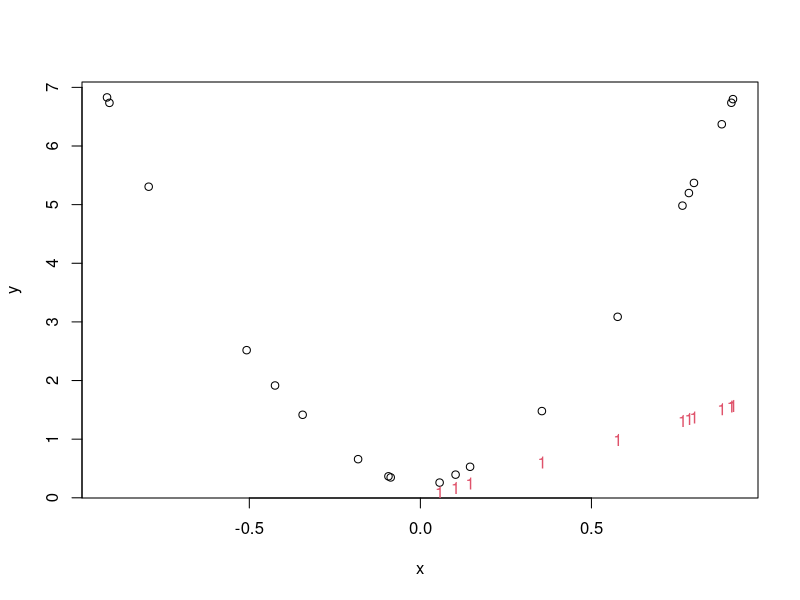
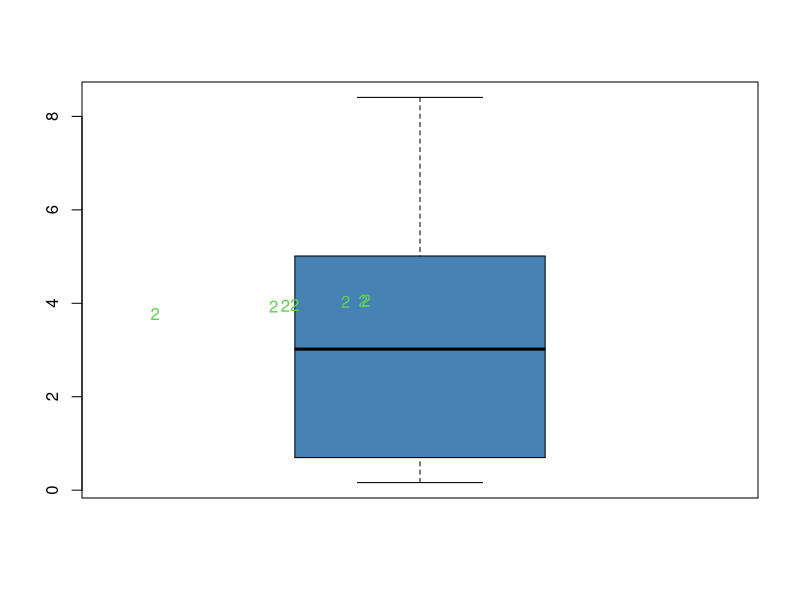
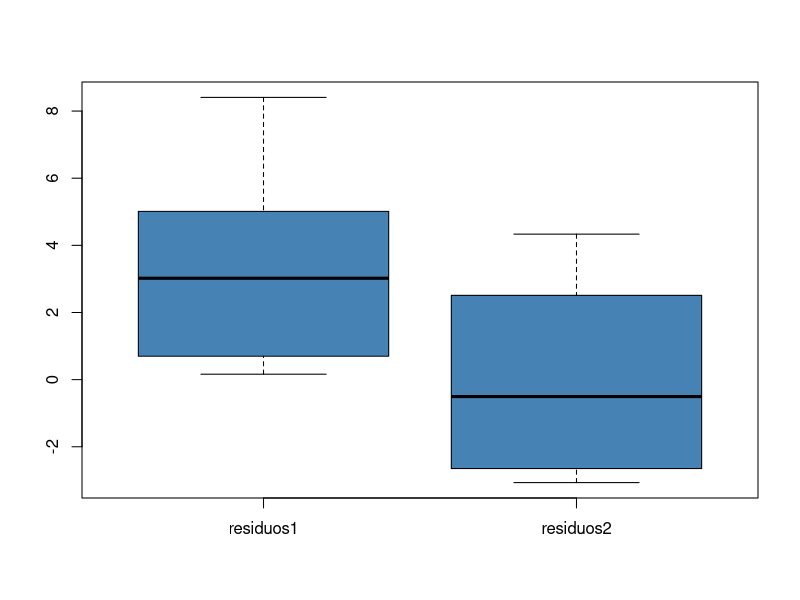
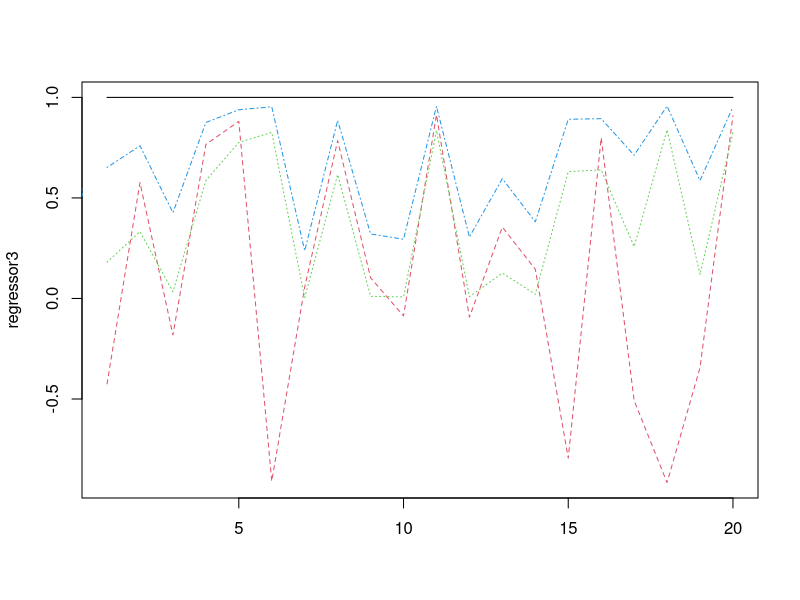
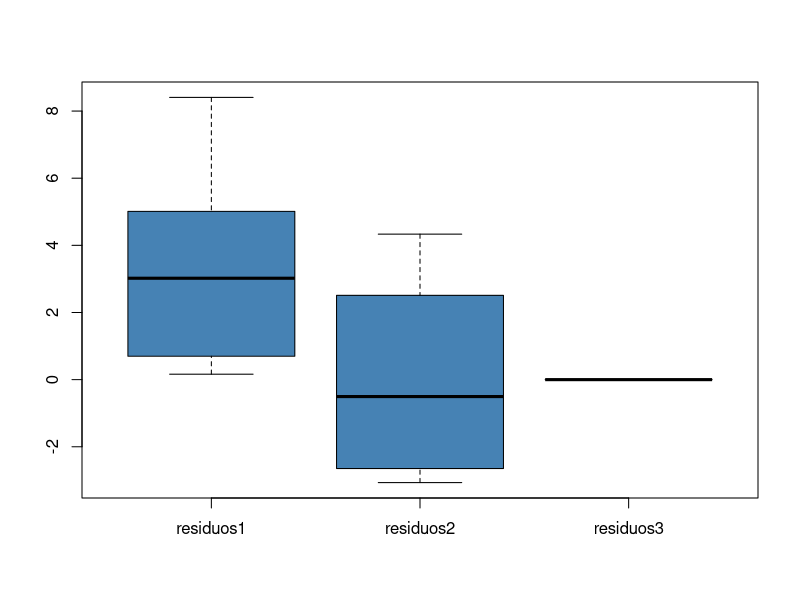

Recreate these plots in R, in order.
# LIMPAR O AMBIENTE
rm (list=ls())

set.seed(123)

# CRIAR O CONJUNTO DE DADOS
n = 20
minx = -1
maxx = 1

x = runif(n, minx, maxx)

y = 7 * x^2 + sqrt(abs(x))

plot(x, y)

#########################
#
# Usando modelo de regressão
# linear para predizer Y
# em funão de X
# Obs.: SEM o intercepto
#
#########################

regressor1 = x

# (X'X)⁻¹X'Y
# %*% (multiplicação matricial)
betas1 = solve(t(regressor1)%*%regressor1) %*% 
  t(regressor1) %*% y

# Y = b1 X1
previsao1 = betas1[1] * regressor1

points(x, previsao1, pch="1", col=2)

# VAMOS MEDIR A QUALIDADE DOS RESÍDUSO
# Erro absoluto medio = MAE (mean absolute error)

residuos1 = y - previsao1
mae1 = mean(abs(residuos1))
cat("MAE1=", mae1, "\n")

print(summary(residuos1))

boxplot(residuos1, col="steelblue")

#########################
#
# Usando modelo de regressão
# linear para predizer Y
# em funão de X
# Obs.: COM o intercepto
#
#########################

regressor2 = cbind(1,x)

# (X'X)⁻¹X'Y
# %*% (multiplicação matricial)
betas2 = solve(t(regressor2)%*%regressor2) %*% 
  t(regressor2) %*% y

# Y = b0 + b1*X1
previsao2 = betas2[1] * regressor2[,1] + betas2[2] * regressor2[,2]

points(x, previsao2, pch="2", col=3)

# VAMOS MEDIR A QUALIDADE DOS RESÍDUSO
# Erro absoluto medio = MAE (mean absolute error)

residuos2 = y - previsao2
mae2 = mean(abs(residuos2))
cat("MAE2=", mae2, "\n")

mean(y)
mean(previsao2)

print(summary(residuos2))

boxplot(cbind(residuos1,residuos2), col="steelblue")

#########################
#
# Usando modelo de regressão
# linear para predizer Y
# em funão de X
# Obs.: COM o intercepto
# e mais complexo
#########################

regressor3 = cbind(1,x,x^2,x^2/100,x^2*100, sqrt(abs(x)))

cor(regressor3)

# Conjunto de nao-colineares
regressor3 = regressor3[, c(1, 2, 3, 6)]

matplot(regressor3, type="l")

cor(regressor3)

# (X'X)⁻¹X'Y
# %*% (multiplicação matricial)
betas3 = solve(t(regressor3)%*%regressor3) %*% 
  t(regressor3) %*% y

# Y = b0 + b1*X1
#previsao3 = betas3[1] * regressor3[,1] + betas3[2] * regressor3[,2]
previsao3 = betas3[,1] %*% t(regressor3)

points(x, previsao3, pch="3", col=4)

# VAMOS MEDIR A QUALIDADE DOS RESÍDUSO
# Erro absoluto medio = MAE (mean absolute error)

residuos3 = y - previsao3
mae3 = mean(abs(residuos3))
cat("MAE3=", mae3, "\n")

residuos3 = residuos3[1,]

print(summary(residuos3))

boxplot(cbind(residuos1,residuos2,residuos3), col="steelblue")


# Usando códigos do R

#Sem o intercepto
modelo1 = lm ( y ~ 0 + x ) #linear model
print(summary(modelo1))

# Com o intercepto
modelo2 = lm ( y ~ x )
print(summary(modelo2))


modelo3 = lm ( y ~ x + I(x^2) + I(x^3*3))
print(summary(modelo3))

modelo4 = lm ( y ~ x + I(x^2) + I(sqrt(abs(x))))
print(summary(modelo4))

# kaizen rogramming